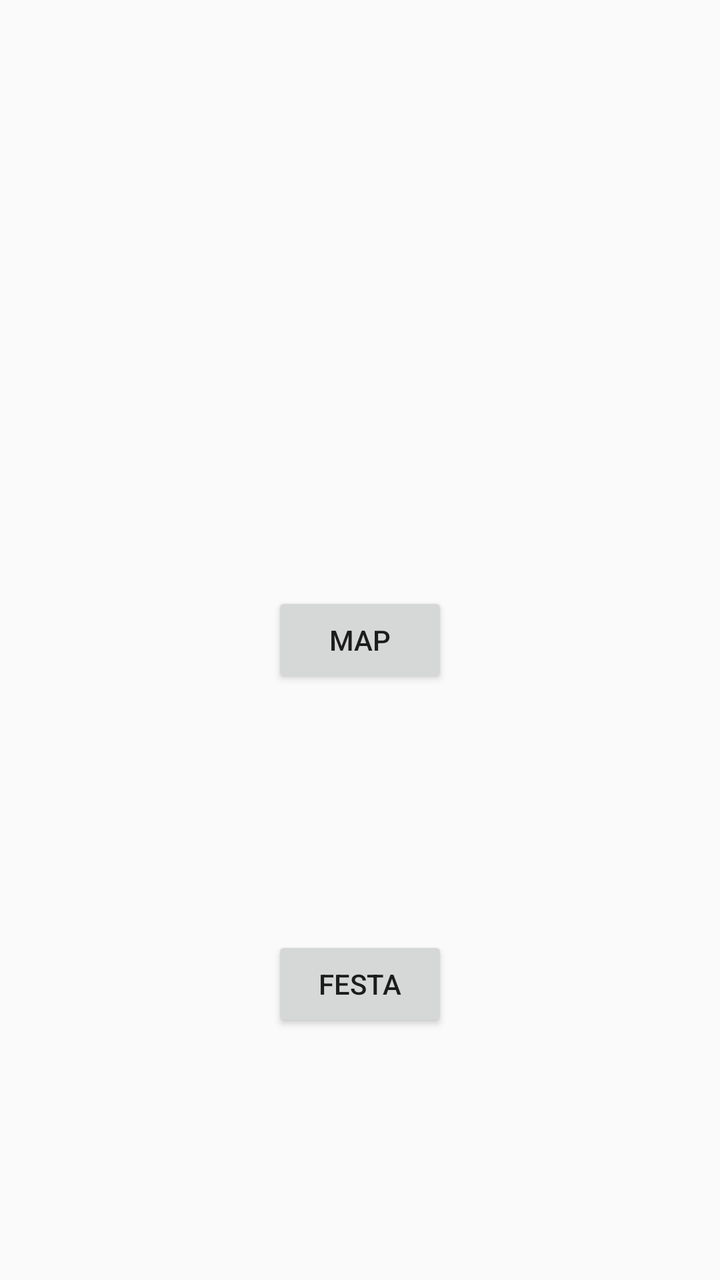
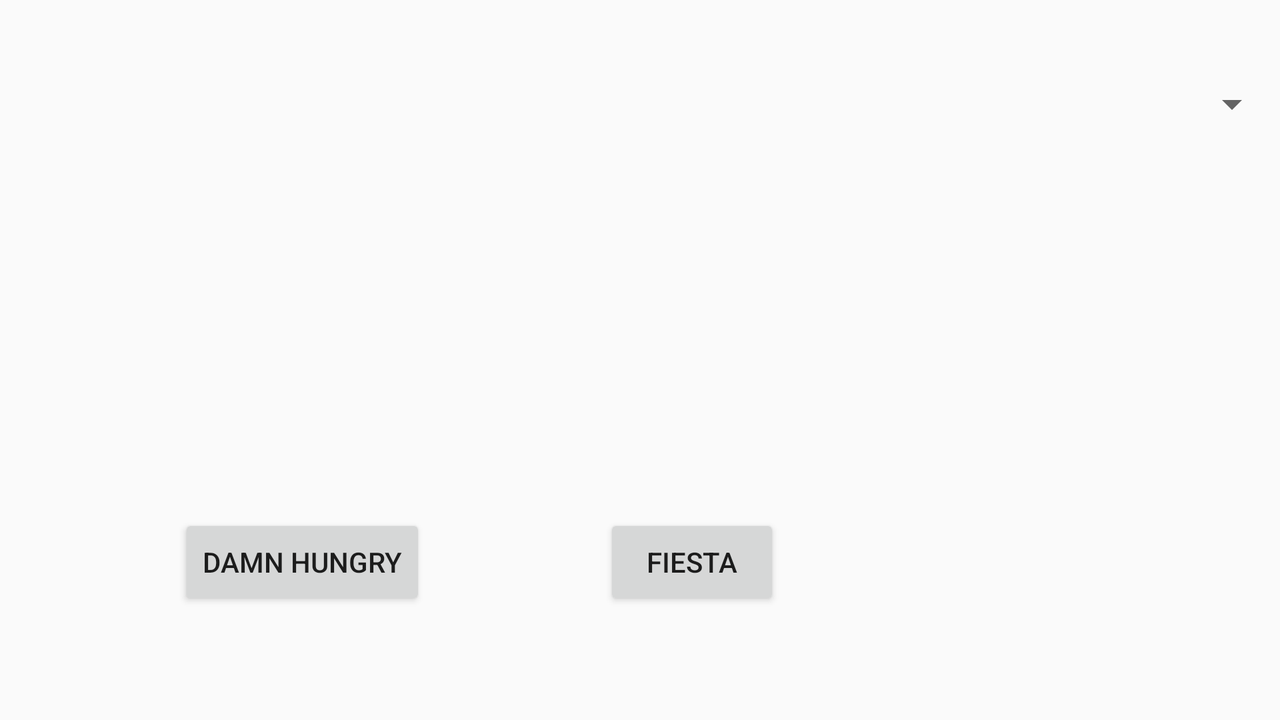

Two renders of one Android screen. The first uses the default layout on a phone; the second uses the alternative layout the repository ships for a different screen configuration, on a matching device. The two XML files are below.
<!-- AndroidManifest.xml: application theme AppTheme -->
<!-- res/layout/activity_main.xml -->
<?xml version="1.0" encoding="utf-8"?>
<androidx.constraintlayout.widget.ConstraintLayout xmlns:android="http://schemas.android.com/apk/res/android"
    xmlns:app="http://schemas.android.com/apk/res-auto"
    xmlns:tools="http://schemas.android.com/tools"
    android:layout_width="match_parent"
    android:layout_height="match_parent"
    tools:context=".MainActivity">

    <Button
        android:id="@+id/show_map"
        android:layout_width="wrap_content"
        android:layout_height="wrap_content"
        android:text="MAP"
        app:layout_constraintLeft_toLeftOf="parent"
        app:layout_constraintTop_toTopOf="parent"
        app:layout_constraintBottom_toBottomOf="parent"
        app:layout_constraintRight_toRightOf="parent"
        android:onClick="showMap"
        ></Button>

    <Button
        android:id="@+id/nearby_disco"
        android:layout_width="wrap_content"
        android:layout_height="wrap_content"
        android:text="FESTA"
        app:layout_constraintLeft_toLeftOf="parent"
        app:layout_constraintTop_toBottomOf="@id/show_map"
        app:layout_constraintBottom_toBottomOf="parent"
        app:layout_constraintRight_toRightOf="parent"
        android:onClick="nearbyDiscoRequest"
        ></Button>

</androidx.constraintlayout.widget.ConstraintLayout>
<!-- resources referenced by this layout -->
<resources>
  <style name="AppTheme" parent="Theme.AppCompat.Light.DarkActionBar">
          
          <item name="colorPrimary">@color/colorPrimary</item>
          <item name="colorPrimaryDark">@color/colorPrimaryDark</item>
          <item name="colorAccent">@color/colorAccent</item>
      </style>
  <color name="colorPrimary">#6200EE</color>
  <color name="colorPrimaryDark">#3700B3</color>
  <color name="colorAccent">#03DAC5</color>
</resources>
<!-- res/layout-land/activity_main.xml (the repository's variant of the layout above) -->
<!-- drawn on the phone turned sideways -->
<?xml version="1.0" encoding="utf-8"?>
<androidx.constraintlayout.widget.ConstraintLayout
    xmlns:android="http://schemas.android.com/apk/res/android"
    xmlns:app="http://schemas.android.com/apk/res-auto"
    xmlns:tools="http://schemas.android.com/tools"
    android:layout_width="match_parent"
    android:layout_height="match_parent"
    tools:context=".MainActivity">

    <Button
        android:id="@+id/nearby_disco"
        android:layout_width="wrap_content"
        android:layout_height="wrap_content"
        android:onClick="nearbyDiscoRequest"
        android:text="@string/party"
        app:layout_constraintBottom_toBottomOf="parent"
        app:layout_constraintHorizontal_bias="0.547"
        app:layout_constraintLeft_toLeftOf="parent"
        app:layout_constraintRight_toRightOf="parent"
        app:layout_constraintTop_toTopOf="parent"
        app:layout_constraintVertical_bias="0.824"
        />

    <Button
        android:layout_width="wrap_content"
        android:layout_height="wrap_content"
        android:text="@string/restaurant"
        app:layout_constraintBottom_toBottomOf="parent"
        app:layout_constraintTop_toTopOf="parent"
        app:layout_constraintLeft_toLeftOf="parent"
        app:layout_constraintRight_toLeftOf="@id/nearby_disco"
        app:layout_constraintVertical_bias="0.824"
        android:onClick="nearbyRestaurantRequest"
        />

    <Spinner
        android:id="@+id/spinner"
        android:layout_width="fill_parent"
        android:layout_height="wrap_content"
        android:layout_marginTop="40dp"
        app:layout_constraintLeft_toLeftOf="parent"
        app:layout_constraintTop_toTopOf="parent"
        />

</androidx.constraintlayout.widget.ConstraintLayout>
<!-- resources referenced by the variant -->
<!-- as the phone turned sideways resolves them -->
<resources>
  <string name="party">FIESTA</string>
  <string name="restaurant">DAMN HUNGRY</string>
  
      //Spinner
  <style name="AppTheme" parent="Theme.AppCompat.Light.DarkActionBar">
          
          <item name="colorPrimary">@color/colorPrimary</item>
          <item name="colorPrimaryDark">@color/colorPrimaryDark</item>
          <item name="colorAccent">@color/colorAccent</item>
      </style>
  <color name="colorPrimary">#6200EE</color>
  <color name="colorPrimaryDark">#3700B3</color>
  <color name="colorAccent">#03DAC5</color>
</resources>
